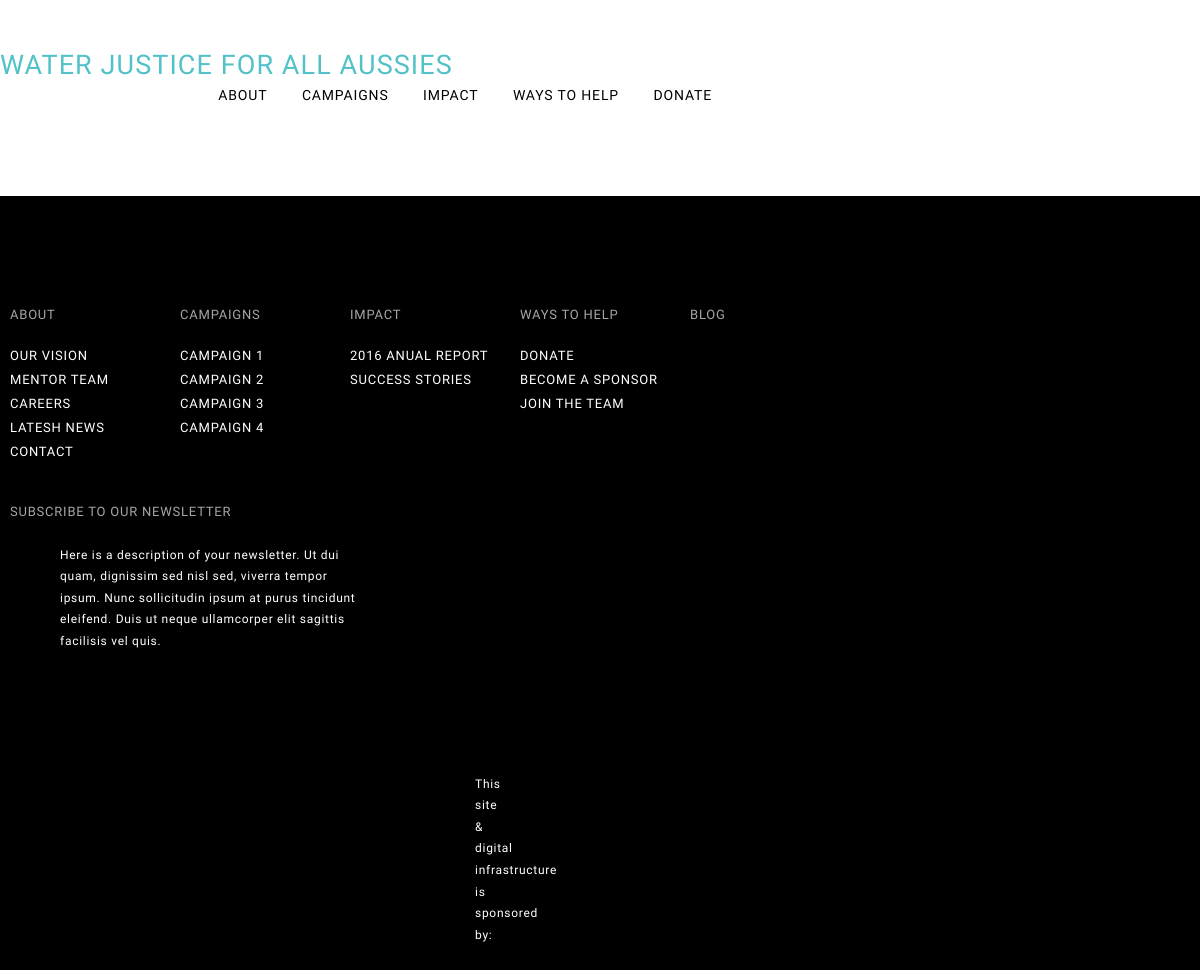
The page /latest_news/ (upper part) on the database as committed earlier.
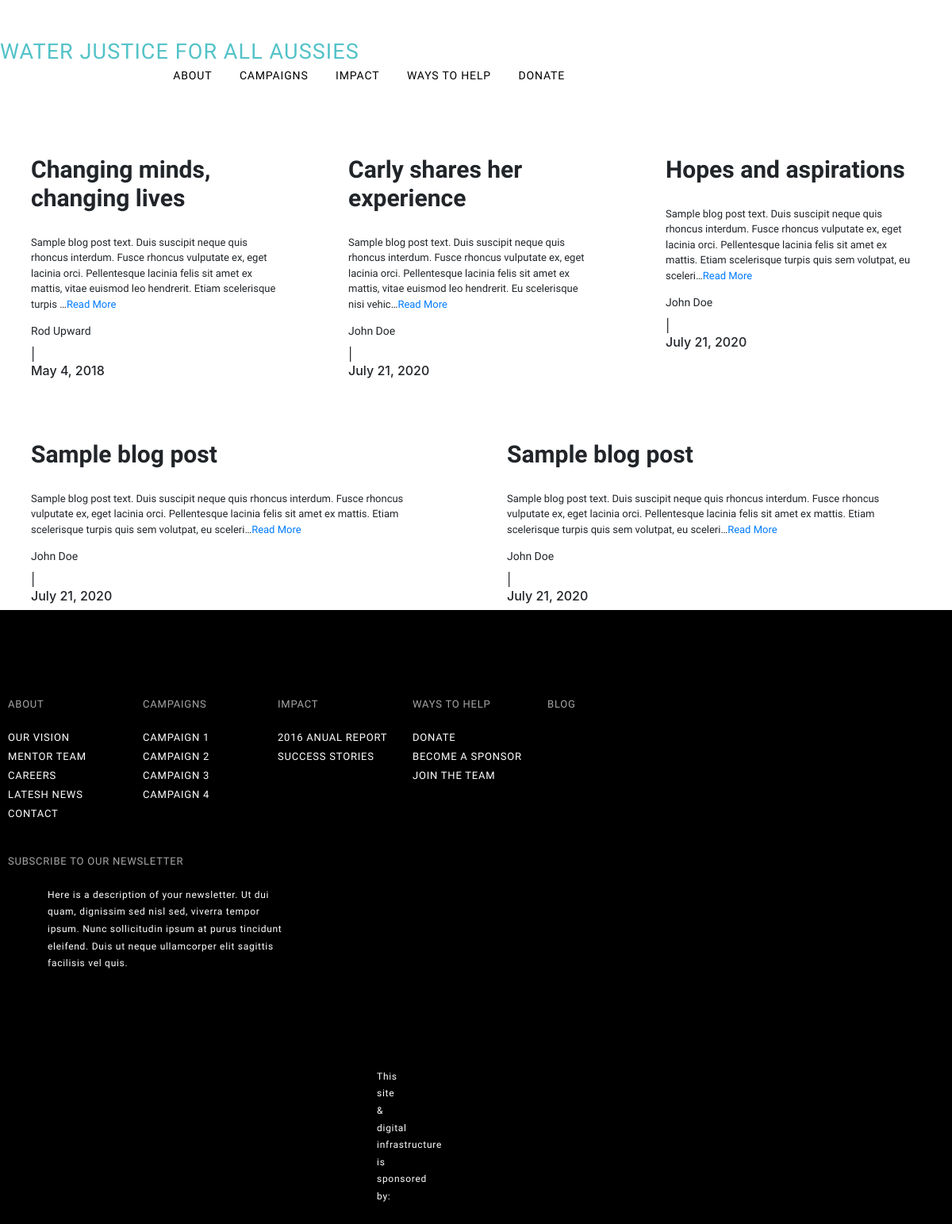
The same page on the database as committed later.
### myapps/models.py (models this page shows, shortened)
class LatestNews(models.Model):
    title = models.CharField(max_length=100)
    slug = models.SlugField(max_length=100, unique=True, blank=True)
    author = models.CharField(max_length=100, blank=True)
    date = models.DateField(blank=True)
    description = models.TextField(blank=True)
    likes = models.CharField(max_length=10, blank=True)
    def get_absolute_url(self):
        return reverse("latest_news_click", kwargs={'slug': self.slug})

### myapps/views.py (the view)
# urls.py: path('latest_news/', views.latestNewsView,
def latestNewsView(request):
    post = LatestNews.objects.all()
    return render(request, 'latest_news.html', {'data': post})

### myapps/templates/latest_news.html (shortened to what this page needs)
{% extends 'base_index.html' %} {% load static %}  {% block container %}
<div class="container-fluid">
    <div class="row">
        {% for i in data %}
        <div class="col">
            <h2 class="header2">{{i.title}}</h2>
            <p class="para">
                {{i.description|truncatechars:215}}<a href="{{i.get_absolute_url}}">Read More</a>
            </p>
            <h6 class="header6">{{i.author}}</h6>|<h6>{{i.date}}</h6>
			</div>
			 {% if forloop.counter|divisibleby:"3" %}
    </div>
    <div class="row">
		 {% endif %}
		{%endfor%}
    </div>
</div>
{% endblock container %} {% block style %}
<link rel="stylesheet" type="text/css" href="{% static 'css/template.css' %} " />
<link rel="stylesheet" href="https://stackpath.bootstrapcdn.com/bootstrap/4.5.0/css/bootstrap.min.css">
{% endblock style %}

### myapps/templates/base_index.html (shortened to what this page needs)
{% load static%}
<!DOCTYPE html>
<html lang="en">
	<head>
		<link rel="stylesheet" href="{%static 'css/all.css'%}">
		<link rel="stylesheet" href="{%static 'css/base.css'%}">
	</head>
	<body>
		<div class="full-wrapper">
			<div class="wrapper">
				<div class="nav-bar">
					<div class="top-left">
						<span>WATER JUSTICE FOR ALL AUSSIES</span>
					</div>
					<div class="top-right-menu">
						<ul>
							<li>
								<a href="{% url 'our_vision' %}">About</a>
							</li>
							<li>
								<a href="{% url 'campaign-1' %}">Campaigns</a>
							</li>
							<li>
								<a href="{% url 'annual_report2016' %}">Impact</a>
							</li>
							<li>
								<a href="{% url 'donate' %}">Ways to Help</a>
							</li>
							<li>
								<a href="{% url 'donate' %}">Donate</a>
							</li>
						</ul>
					</div>
				</div>
			</div>
		</div>
		{% block container %}
		{% endblock %}
		<div class="full-wrapper footer-bg">
			<div class="wrapper">
				<div class="footer-content">
					<div class="footer-left">
						<div class="footer-list">
							<h3>About</h3>
							<ul>
								<li><a href="#">Our vision</a></li>
								<li><a href="#">Mentor Team</a></li>
								<li><a href="#">careers</a></li>
								<li><a href="#">Latesh news</a></li>
								<li><a href="#">Contact</a></li>
							</ul>
						</div>
						<div class="footer-list">
							<h3>Campaigns</h3>
							<ul>
								<li><a href="#">Campaign 1</a></li>
								<li><a href="#">Campaign 2</a></li>
								<li><a href="#">Campaign 3</a></li>
								<li><a href="#">Campaign 4</a></li>
							</ul>
						</div>
						<div class="footer-list">
							<h3>Impact</h3>
							<ul>
								<li><a href="#">2016 Anual Report</a></li>
								<li><a href="#">Success Stories</a></li>
							</ul>
						</div>
						<div class="footer-list">
							<h3>Ways to Help</h3>
							<ul>
								<li><a href="#">Donate</a></li>
								<li><a href="#">Become a Sponsor</a></li>
								<li><a href="#">Join the Team</a></li>
							</ul>
						</div>
						<div class="footer-list">
							<h3>blog</h3>
						</div>
					</div>
					<div class="footer-right">
						<div class="footer-content-lt">
							<h3>Subscribe to our Newsletter</h3>
							<p>Here is a description of your newsletter. Ut dui quam, dignissim sed nisl sed, viverra tempor ipsum. Nunc sollicitudin ipsum at purus
							tincidunt eleifend. Duis ut neque ullamcorper elit sagittis facilisis vel quis. </p>
						</div>
					</div>
				</div>
				<div class="footer-text">
					<p>This site & digital infrastructure is sponsored by:</p>
				</div>
			</div>
		</div>
		{% block style %}
		{% endblock %}
	</body>
</html>

### static/css/base.css (style rules this page uses)
* { margin: 0; padding: 0; outline: 0; }
a { text-decoration: none; }
ul,ol { list-style-type: none; }
.full-wrapper { width: 100%; }
.wrapper { max-width:1449px; margin: 0 auto; }
.nav-bar { background-color: transparent; width:100%; padding-top:50px; }
.top-left { width:722px; float:left; }
.top-left span { color: #52c2c8; font-family: 'Fjalla One', sans-serif; font-weight: 400; font-style: normal; font-size: 27px; letter-spacing: .04em; line-height: 30px; text-transform: uppercase; }
.top-right-menu { width:727px; float:left; text-align:right; }
.top-right-menu ul li { display:inline-block; position:relative; }
.top-right-menu ul li a { color:#000; padding: 0 15px; line-height:30px; font-family: 'Fjalla One', sans-serif; font-weight: 400; font-style: normal; font-size: 14px; letter-spacing: .06em; text-transform: uppercase; }
.footer-bg { background-color:#000; }
.footer-content { width:100%; padding:95px 0; }
.footer-left { width:850px; float:left; }
.footer-right { width:599px; float:left; }
.footer-list { width: 170px; float:left; }
.footer-list ul { padding:10px; }
.footer-list ul li a { color:#fff; font-family: 'Fjalla One', sans-serif; font-weight: 400; font-style: normal; font-size: 13px; letter-spacing: .06em; line-height: 1.4em; text-transform: uppercase; }
.footer-list h3 { padding-top:15px; padding-left:10px; color:#a6a6a6; font-family: 'Fjalla One', sans-serif; font-weight: 400; font-style: normal; font-size: 13px; letter-spacing: .06em; line-height: 1.4em; text-transform: uppercase; }
.footer-content h3 { color:#fff; padding-top:15px; padding-left:10px; color:#a6a6a6; font-family: 'Fjalla One', sans-serif; font-weight: 400; font-style: normal; font-size: 13px; letter-spacing: .06em; line-height: 1.4em; text-transform: uppercase; }
.footer-content-lt p { padding-top:15px; padding-left:60px; padding-right:230px; color:#fff; font-family: 'Libre Franklin', sans-serif; font-weight: 400; font-style: normal; font-size: 12px; letter-spacing: .06em; line-height: 1.8em; text-transform: none; }
.footer-text { width:350px; padding-left:475px; padding-bottom:100px; }
.footer-text p { text-align:left; color:#fff; font-family: 'Libre Franklin', sans-serif; font-weight: 400; font-style: normal; font-size: 12px; letter-spacing: .06em; line-height: 1.8em; text-transform: none; padding-top:10px; }

### static/css/template.css (style rules this page uses)
.header2 { font-size: 30px; font-weight: bold; font-family: 'Fjalla One', sans-serif; }
.header6 { font-family: 'Fjalla One', sans-serif; font-size: 14px; }
.para { white-space:pre-line; font-family: 'Libre Franklin', sans-serif; font-size: small; text-align: left; padding-right: 4%; }
.col { margin-left: 2%; margin-right: 2%; }
.row { margin-top:6%; }

Rows that differ between the two databases and show on the page:
added LatestNews: title "Changing minds, changing lives", description "Sample blog post text. Duis suscipit neque quis rhoncus interdum. Fusce rhoncus vulputate ex, eget lacinia orci. Pellentesque lacinia felis sit amet ex mattis, vitae euismod leo hendrerit. Etiam scelerisque turpis …", author "Rod Upward", date "May 4, 2018"
added LatestNews: title "Carly shares her experience", description "Sample blog post text. Duis suscipit neque quis rhoncus interdum. Fusce rhoncus vulputate ex, eget lacinia orci. Pellentesque lacinia felis sit amet ex mattis, vitae euismod leo hendrerit. Eu scelerisque nisi vehic…", author "John Doe", date "July 21, 2020"
added LatestNews: title "Hopes and aspirations", description "Sample blog post text. Duis suscipit neque quis rhoncus interdum. Fusce rhoncus vulputate ex, eget lacinia orci. Pellentesque lacinia felis sit amet ex mattis. Etiam scelerisque turpis quis sem volutpat, eu sceleri…", author "John Doe", date "July 21, 2020"
added LatestNews: title "Sample blog post", description "Sample blog post text. Duis suscipit neque quis rhoncus interdum. Fusce rhoncus vulputate ex, eget lacinia orci. Pellentesque lacinia felis sit amet ex mattis. Etiam scelerisque turpis quis sem volutpat, eu sceleri…", author "John Doe", date "July 21, 2020"
added LatestNews: title "Sample blog post", description "Sample blog post text. Duis suscipit neque quis rhoncus interdum. Fusce rhoncus vulputate ex, eget lacinia orci. Pellentesque lacinia felis sit amet ex mattis. Etiam scelerisque turpis quis sem volutpat, eu sceleri…", author "John Doe", date "July 21, 2020"
